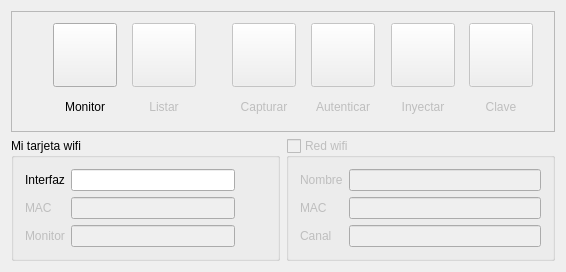
<?xml version="1.0" encoding="UTF-8"?>
<ui version="4.0">
 <class>QAircrack</class>
 <widget class="QWidget" name="QAircrack">
  <property name="geometry">
   <rect>
    <x>0</x>
    <y>0</y>
    <width>566</width>
    <height>272</height>
   </rect>
  </property>
  <property name="windowTitle">
   <string>QAircrack</string>
  </property>
  <property name="windowIcon">
   <iconset resource="graphics.qrc">
    <normaloff>:/icons/icons/qaircrack.png</normaloff>:/icons/icons/qaircrack.png</iconset>
  </property>
  <layout class="QGridLayout" name="gridLayout_4">
   <item row="0" column="0" colspan="2">
    <widget class="QFrame" name="frame">
     <property name="frameShape">
      <enum>QFrame::StyledPanel</enum>
     </property>
     <property name="frameShadow">
      <enum>QFrame::Raised</enum>
     </property>
     <layout class="QGridLayout" name="gridLayout">
      <item row="0" column="0">
       <spacer name="horizontalSpacer_6">
        <property name="orientation">
         <enum>Qt::Horizontal</enum>
        </property>
        <property name="sizeHint" stdset="0">
         <size>
          <width>40</width>
          <height>20</height>
         </size>
        </property>
       </spacer>
      </item>
      <item row="0" column="1">
       <widget class="QPushButton" name="monitorButton">
        <property name="minimumSize">
         <size>
          <width>64</width>
          <height>64</height>
         </size>
        </property>
        <property name="maximumSize">
         <size>
          <width>64</width>
          <height>64</height>
         </size>
        </property>
        <property name="focusPolicy">
         <enum>Qt::NoFocus</enum>
        </property>
        <property name="text">
         <string/>
        </property>
        <property name="icon">
         <iconset resource="graphics.qrc">
          <normaloff>:/icons/icons/monitor-on.png</normaloff>:/icons/icons/monitor-on.png</iconset>
        </property>
        <property name="iconSize">
         <size>
          <width>48</width>
          <height>48</height>
         </size>
        </property>
       </widget>
      </item>
      <item row="0" column="2">
       <spacer name="horizontalSpacer">
        <property name="orientation">
         <enum>Qt::Horizontal</enum>
        </property>
        <property name="sizeHint" stdset="0">
         <size>
          <width>20</width>
          <height>61</height>
         </size>
        </property>
       </spacer>
      </item>
      <item row="0" column="3">
       <widget class="QPushButton" name="listButton">
        <property name="enabled">
         <bool>false</bool>
        </property>
        <property name="minimumSize">
         <size>
          <width>64</width>
          <height>64</height>
         </size>
        </property>
        <property name="maximumSize">
         <size>
          <width>64</width>
          <height>64</height>
         </size>
        </property>
        <property name="focusPolicy">
         <enum>Qt::NoFocus</enum>
        </property>
        <property name="text">
         <string/>
        </property>
        <property name="icon">
         <iconset resource="graphics.qrc">
          <normaloff>:/icons/icons/listar.png</normaloff>:/icons/icons/listar.png</iconset>
        </property>
        <property name="iconSize">
         <size>
          <width>48</width>
          <height>48</height>
         </size>
        </property>
       </widget>
      </item>
      <item row="0" column="4">
       <spacer name="horizontalSpacer_7">
        <property name="orientation">
         <enum>Qt::Horizontal</enum>
        </property>
        <property name="sizeHint" stdset="0">
         <size>
          <width>40</width>
          <height>20</height>
         </size>
        </property>
       </spacer>
      </item>
      <item row="0" column="5">
       <widget class="QPushButton" name="captureButton">
        <property name="enabled">
         <bool>false</bool>
        </property>
        <property name="minimumSize">
         <size>
          <width>64</width>
          <height>64</height>
         </size>
        </property>
        <property name="maximumSize">
         <size>
          <width>64</width>
          <height>64</height>
         </size>
        </property>
        <property name="focusPolicy">
         <enum>Qt::NoFocus</enum>
        </property>
        <property name="text">
         <string/>
        </property>
        <property name="icon">
         <iconset resource="graphics.qrc">
          <normaloff>:/icons/icons/capturar.png</normaloff>:/icons/icons/capturar.png</iconset>
        </property>
        <property name="iconSize">
         <size>
          <width>48</width>
          <height>48</height>
         </size>
        </property>
       </widget>
      </item>
      <item row="0" column="6">
       <spacer name="horizontalSpacer_2">
        <property name="orientation">
         <enum>Qt::Horizontal</enum>
        </property>
        <property name="sizeHint" stdset="0">
         <size>
          <width>19</width>
          <height>61</height>
         </size>
        </property>
       </spacer>
      </item>
      <item row="0" column="7">
       <widget class="QPushButton" name="authButton">
        <property name="enabled">
         <bool>false</bool>
        </property>
        <property name="minimumSize">
         <size>
          <width>64</width>
          <height>64</height>
         </size>
        </property>
        <property name="maximumSize">
         <size>
          <width>64</width>
          <height>64</height>
         </size>
        </property>
        <property name="focusPolicy">
         <enum>Qt::NoFocus</enum>
        </property>
        <property name="text">
         <string/>
        </property>
        <property name="icon">
         <iconset resource="graphics.qrc">
          <normaloff>:/icons/icons/autenticar.png</normaloff>:/icons/icons/autenticar.png</iconset>
        </property>
        <property name="iconSize">
         <size>
          <width>48</width>
          <height>48</height>
         </size>
        </property>
       </widget>
      </item>
      <item row="0" column="8">
       <spacer name="horizontalSpacer_3">
        <property name="orientation">
         <enum>Qt::Horizontal</enum>
        </property>
        <property name="sizeHint" stdset="0">
         <size>
          <width>20</width>
          <height>61</height>
         </size>
        </property>
       </spacer>
      </item>
      <item row="0" column="9">
       <widget class="QPushButton" name="inyectButton">
        <property name="enabled">
         <bool>false</bool>
        </property>
        <property name="minimumSize">
         <size>
          <width>64</width>
          <height>64</height>
         </size>
        </property>
        <property name="maximumSize">
         <size>
          <width>64</width>
          <height>64</height>
         </size>
        </property>
        <property name="focusPolicy">
         <enum>Qt::NoFocus</enum>
        </property>
        <property name="text">
         <string/>
        </property>
        <property name="icon">
         <iconset resource="graphics.qrc">
          <normaloff>:/icons/icons/inyectar.png</normaloff>:/icons/icons/inyectar.png</iconset>
        </property>
        <property name="iconSize">
         <size>
          <width>48</width>
          <height>48</height>
         </size>
        </property>
       </widget>
      </item>
      <item row="0" column="10">
       <spacer name="horizontalSpacer_4">
        <property name="orientation">
         <enum>Qt::Horizontal</enum>
        </property>
        <property name="sizeHint" stdset="0">
         <size>
          <width>19</width>
          <height>61</height>
         </size>
        </property>
       </spacer>
      </item>
      <item row="0" column="11">
       <widget class="QPushButton" name="keyButton">
        <property name="enabled">
         <bool>false</bool>
        </property>
        <property name="minimumSize">
         <size>
          <width>64</width>
          <height>64</height>
         </size>
        </property>
        <property name="maximumSize">
         <size>
          <width>64</width>
          <height>64</height>
         </size>
        </property>
        <property name="focusPolicy">
         <enum>Qt::NoFocus</enum>
        </property>
        <property name="text">
         <string/>
        </property>
        <property name="icon">
         <iconset resource="graphics.qrc">
          <normaloff>:/icons/icons/clave.png</normaloff>:/icons/icons/clave.png</iconset>
        </property>
        <property name="iconSize">
         <size>
          <width>48</width>
          <height>48</height>
         </size>
        </property>
       </widget>
      </item>
      <item row="0" column="12">
       <spacer name="horizontalSpacer_5">
        <property name="orientation">
         <enum>Qt::Horizontal</enum>
        </property>
        <property name="sizeHint" stdset="0">
         <size>
          <width>20</width>
          <height>61</height>
         </size>
        </property>
       </spacer>
      </item>
      <item row="1" column="1">
       <widget class="QLabel" name="monitorLabel">
        <property name="text">
         <string>Monitor</string>
        </property>
        <property name="alignment">
         <set>Qt::AlignCenter</set>
        </property>
        <property name="margin">
         <number>6</number>
        </property>
       </widget>
      </item>
      <item row="1" column="3">
       <widget class="QLabel" name="listLabel">
        <property name="enabled">
         <bool>false</bool>
        </property>
        <property name="text">
         <string>Listar</string>
        </property>
        <property name="alignment">
         <set>Qt::AlignCenter</set>
        </property>
        <property name="margin">
         <number>6</number>
        </property>
       </widget>
      </item>
      <item row="1" column="5">
       <widget class="QLabel" name="captureLabel">
        <property name="enabled">
         <bool>false</bool>
        </property>
        <property name="text">
         <string>Capturar</string>
        </property>
        <property name="alignment">
         <set>Qt::AlignCenter</set>
        </property>
       </widget>
      </item>
      <item row="1" column="7">
       <widget class="QLabel" name="authLabel">
        <property name="enabled">
         <bool>false</bool>
        </property>
        <property name="text">
         <string>Autenticar</string>
        </property>
        <property name="alignment">
         <set>Qt::AlignCenter</set>
        </property>
       </widget>
      </item>
      <item row="1" column="9">
       <widget class="QLabel" name="inyectLabel">
        <property name="enabled">
         <bool>false</bool>
        </property>
        <property name="text">
         <string>Inyectar</string>
        </property>
        <property name="alignment">
         <set>Qt::AlignCenter</set>
        </property>
       </widget>
      </item>
      <item row="1" column="11">
       <widget class="QLabel" name="keyLabel">
        <property name="enabled">
         <bool>false</bool>
        </property>
        <property name="text">
         <string>Clave</string>
        </property>
        <property name="alignment">
         <set>Qt::AlignCenter</set>
        </property>
       </widget>
      </item>
     </layout>
    </widget>
   </item>
   <item row="1" column="0">
    <widget class="QGroupBox" name="myGroup">
     <property name="enabled">
      <bool>true</bool>
     </property>
     <property name="title">
      <string>Mi tarjeta wifi</string>
     </property>
     <property name="flat">
      <bool>false</bool>
     </property>
     <property name="checkable">
      <bool>false</bool>
     </property>
     <layout class="QGridLayout" name="gridLayout_3">
      <item row="0" column="0">
       <widget class="QLabel" name="label_11">
        <property name="text">
         <string>Interfaz</string>
        </property>
       </widget>
      </item>
      <item row="0" column="1">
       <widget class="QLineEdit" name="myInterface"/>
      </item>
      <item row="1" column="0">
       <widget class="QLabel" name="label_12">
        <property name="enabled">
         <bool>false</bool>
        </property>
        <property name="text">
         <string>MAC</string>
        </property>
       </widget>
      </item>
      <item row="1" column="1">
       <widget class="QLineEdit" name="myMac">
        <property name="enabled">
         <bool>false</bool>
        </property>
       </widget>
      </item>
      <item row="2" column="1">
       <widget class="QLineEdit" name="myMonitor">
        <property name="enabled">
         <bool>false</bool>
        </property>
       </widget>
      </item>
      <item row="2" column="0">
       <widget class="QLabel" name="label">
        <property name="enabled">
         <bool>false</bool>
        </property>
        <property name="text">
         <string>Monitor</string>
        </property>
       </widget>
      </item>
      <item row="0" column="2">
       <widget class="QPushButton" name="myInterfaceButton">
        <property name="enabled">
         <bool>true</bool>
        </property>
        <property name="maximumSize">
         <size>
          <width>25</width>
          <height>25</height>
         </size>
        </property>
        <property name="focusPolicy">
         <enum>Qt::NoFocus</enum>
        </property>
        <property name="text">
         <string/>
        </property>
        <property name="icon">
         <iconset resource="graphics.qrc">
          <normaloff>:/icons/icons/help.png</normaloff>:/icons/icons/help.png</iconset>
        </property>
        <property name="flat">
         <bool>true</bool>
        </property>
       </widget>
      </item>
     </layout>
    </widget>
   </item>
   <item row="1" column="1">
    <widget class="QGroupBox" name="apGroup">
     <property name="enabled">
      <bool>false</bool>
     </property>
     <property name="title">
      <string>Red wifi</string>
     </property>
     <property name="flat">
      <bool>false</bool>
     </property>
     <property name="checkable">
      <bool>true</bool>
     </property>
     <property name="checked">
      <bool>false</bool>
     </property>
     <layout class="QGridLayout" name="gridLayout_2">
      <item row="0" column="0">
       <widget class="QLabel" name="label_8">
        <property name="text">
         <string>Nombre</string>
        </property>
       </widget>
      </item>
      <item row="0" column="1">
       <widget class="QLineEdit" name="apName"/>
      </item>
      <item row="1" column="0">
       <widget class="QLabel" name="label_9">
        <property name="text">
         <string>MAC</string>
        </property>
       </widget>
      </item>
      <item row="1" column="1">
       <widget class="QLineEdit" name="apMac"/>
      </item>
      <item row="2" column="0">
       <widget class="QLabel" name="label_10">
        <property name="text">
         <string>Canal</string>
        </property>
       </widget>
      </item>
      <item row="2" column="1">
       <widget class="QLineEdit" name="apChannel"/>
      </item>
     </layout>
    </widget>
   </item>
  </layout>
 </widget>
 <layoutdefault spacing="6" margin="11"/>
 <resources>
  <include location="graphics.qrc"/>
 </resources>
 <connections/>
</ui>
